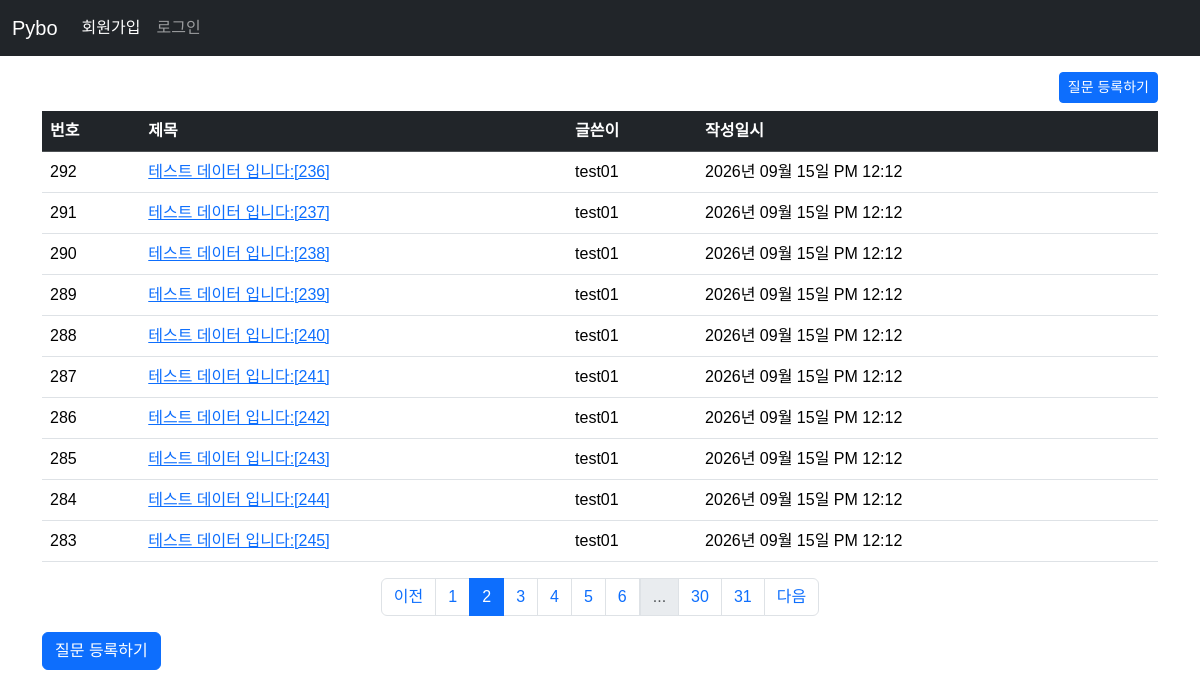
/question/list?page=2, run on the app's committed database.
### pybo/models.py (models this page shows)
class Question(db.Model):
    id = db.Column(db.Integer, primary_key=True)
    subject = db.Column(db.String(200), nullable=False)
    content = db.Column(db.Text, nullable=False)
    create_date = db.Column(db.DateTime, nullable=False)
    user_id = db.Column(db.Integer, db.ForeignKey('user.id', ondelete='CASCADE'), nullable=False)
    user = db.relationship('User', backref=db.backref('question_set'))

class User(db.Model):
    id = db.Column(db.Integer, primary_key=True)
    username = db.Column(db.String(150), unique=True, nullable=False)
    password = db.Column(db.String(200), nullable=False)
    email = db.Column(db.String(120), unique=True, nullable=False)

### pybo/views/question_views.py (the view)
@bp.route('/list')
def _list():
    page = request.args.get('page', default=1, type=int)  # url parameter ?page=1
    question_list = Question.query.order_by(Question.create_date.desc())
    question_list = question_list.paginate(page=page, per_page=10) # 페이지 구현
    return render_template('question/question_list.html', question_list=question_list)

### pybo/filter.py (called while the page is built)
def format_datetime(value, fmt='%Y년 %m월 %d일 %p %I:%M'):
    return value.strftime(fmt)

### pybo/views/auth_viewe.py (called while the page is built)
@bp.before_app_request
def load_logged_in_user():
    user_id = session.get('user_id')
    if user_id is None:
        g.user = None
    else:
        g.user = User.query.get(user_id)

### pybo/templates/question/question_list.html (shortened to what this page needs)
{% extends 'base.html' %}
{% block content %}
<div class="container my-3">
    <div class="text-end">
        <a href="{{ url_for('question.create') }}" class="btn btn-primary btn-sm mb-2">질문 등록하기</a>
    </div>
    <table class="table table-hover">
      <thead>
        <tr class="table-dark">
            <th>번호</th>
            <th>제목</th>
            <th>글쓴이</th>
            <th>작성일시</th>
        </tr>
      </thead>
      <tbody>
        {% if question_list %}
        {% for question in question_list.items%}
        <tr>
            <td>{{ question_list.total - ((question_list.page-1)*question_list.per_page) - loop.index0 }}</td>
            <td>
                <a href="{{ url_for('question.detail', question_id=question.id) }}">{{ question.subject }}</a>
            </td>
            <td>{{ question.user.username }}</td>
            <td>{{ question.create_date|datetime }}</td>
        </tr>
        {% endfor %}
        {% else %}
        <tr>
            <td colspan="3">질문이 없습니다.</td>
        </tr>
        {% endif %}
      </tbody>
    </table>
    <ul class="pagination justify-content-center">
        {% if question_list.has_prev %}
        <li class="page-item">
            <a href="?page={{ question_list.prev_num }}" class="page-link">이전</a>
        </li>
        {% else %}
        <li class="page-item disabled">
            <a class="page-link" tabindex="-1" aria-disabled="true" href="javascript:void(0)">이전</a>
        </li>
        {% endif %}
        {% for page_num in question_list.iter_pages() %}
        {% if page_num %}
        {% if page_num != question_list.page %}
        <li class="page-item">
            <a class="page-link" href="?page={{ page_num }}">{{ page_num }}</a>
        </li>
        {% else %}
        <li class="page-item active" aria-current="page">
            <a class="page-link" href="javascript:void(0)">{{ page_num }}</a>
        </li>
        {% endif %}
        {% else %}
        <li class="disabled">
            <a class="page-link" href="javascript:void(0)">...</a>
        </li>
        {% endif %}
        {% endfor %}
        {% if question_list.has_next %}
        <li class="page-item">
            <a class="page-link" href="?page={{ question_list.next_num }}">다음</a>
        </li>
        {% else %}
        <li class="page-item disabled">
            <a class="page-link" tabindex="-1" aria-disabled="true" href="javascript:void(0)">다음</a>
        </li>
        {% endif %}
    </ul>
    <a href="{{ url_for('question.create') }}" class="btn btn-primary">질문 등록하기</a>
</div>
{% endblock %}

### pybo/static/style.css (style rules this page uses)
body { font-family: "Noto Sans KR", sans-serif; font-weight: 400; }

### data on the page
Question: total "292", subject "테스트 데이터 입니다:[236]", user.username "test01", create_date "2026년 09월 15일 PM 12:12"
Question: total "291", subject "테스트 데이터 입니다:[237]", user.username "test01", create_date "2026년 09월 15일 PM 12:12"
Question: total "290", subject "테스트 데이터 입니다:[238]", user.username "test01", create_date "2026년 09월 15일 PM 12:12"
Question: total "289", subject "테스트 데이터 입니다:[239]", user.username "test01", create_date "2026년 09월 15일 PM 12:12"
Question: total "288", subject "테스트 데이터 입니다:[240]", user.username "test01", create_date "2026년 09월 15일 PM 12:12"
Question: total "287", subject "테스트 데이터 입니다:[241]", user.username "test01", create_date "2026년 09월 15일 PM 12:12"
Question: total "286", subject "테스트 데이터 입니다:[242]", user.username "test01", create_date "2026년 09월 15일 PM 12:12"
Question: total "285", subject "테스트 데이터 입니다:[243]", user.username "test01", create_date "2026년 09월 15일 PM 12:12"
Question: total "284", subject "테스트 데이터 입니다:[244]", user.username "test01", create_date "2026년 09월 15일 PM 12:12"
Question: total "283", subject "테스트 데이터 입니다:[245]", user.username "test01", create_date "2026년 09월 15일 PM 12:12"

### other printed values
{{ page_num }} "1" "3" "4" "5" "6" "30" "31"
{{ page_num }} "2"
